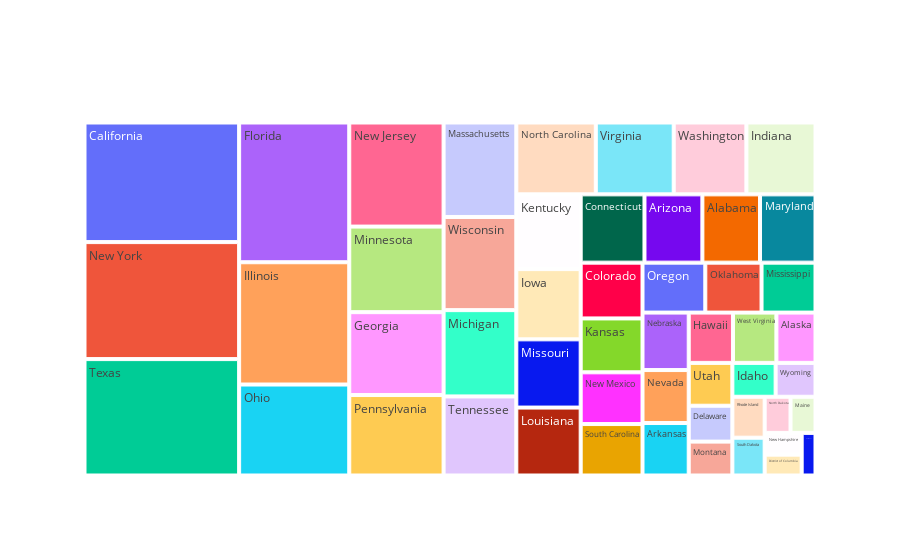

The notebook cell this image was saved under:
### Code cell
fig = go.Figure()
fig.add_trace(go.Treemap(
    labels=list(state_infra['State']),
    parents=["" for parent in state_infra['State']],
    values=list(state_infra[1992]),
))
fig.show()

### Figure 1 — Plotly figure (JSON) as saved in the notebook; plotly's stock layout.template omitted (floating-point values rounded to 4 significant figures)
{"data": [{"labels": ["Alabama", "Alaska", "Arizona", "Arkansas", "California", "Colorado", "Connecticut", "Delaware", "District of Columbia", "Florida", "Georgia", "Hawaii", "Idaho", "Illinois", "Indiana", "Iowa", "Kansas", "Kentucky", "Louisiana", "Maine", "Maryland", "Massachusetts", "Michigan", "Minnesota", "Mississippi", "Missouri", "Montana", "Nebraska", "Nevada", "New Hampshire", "New Jersey", "New Mexico", "New York", "North Carolina", "North Dakota", "Ohio", "Oklahoma", "Oregon", "Pennsylvania", "Rhode Island", "South Carolina", "South Dakota", "Tennessee", "Texas", "Utah", "Vermont", "Virginia", "Washington", "West Virginia", "Wisconsin", "Wyoming"], "parents": ["", "", "", "", "", "", "", "", "", "", "", "", "", "", "", "", "", "", "", "", "", "", "", "", "", "", "", "", "", "", "", "", "", "", "", "", "", "", "", "", "", "", "", "", "", "", "", "", "", "", ""], "type": "treemap", "values": [1328.0, 663.8, 1334.0, 818.9, 6243.0, 1165.0, 1470.0, 528.4, 260.8, 5196.0, 2638.0, 750.7, 494.9, 4546.0, 1676.0, 1526.0, 1125.0, 1624.0, 1476.0, 304.7, 1278.0, 2319.0, 2119.0, 2725.0, 910.1, 1482.0, 499.2, 896.8, 826.6, 271.7, 3314.0, 1080.0, 6107.0, 1928.0, 315.1, 3383.0, 948.3, 1059.0, 2562.0, 446.3, 1074.0, 412.0, 1942.0, 6076.0, 631.3, 199.0, 1890.0, 1763.0, 737.3, 2288.0, 456.0]}], "layout": {}}
